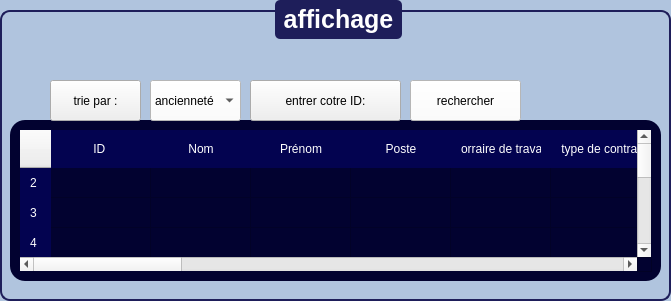
      <widget class="QGroupBox" name="groupBox_28">
       <property name="geometry">
        <rect>
         <x>670</x>
         <y>30</y>
         <width>671</width>
         <height>301</height>
        </rect>
       </property>
       <property name="styleSheet">
        <string notr="true">QGroupBox {
    font-family: &quot;Arial&quot;;
    font-size: 25px;
    font-weight: bold;
    color: #0A0A2A;
    border: 2px solid #1E1E5A;
    border-radius: 10px;
    margin-top: 10px;
    background-color: #B0C4DE;
}

QGroupBox::title {
    subcontrol-origin: margin;
    subcontrol-position: top center;
    padding: 5px;
    background-color: #1E1E5A;
    color: white;
    border-radius: 5px;
}
</string>
       </property>
       <property name="title">
        <string>affichage</string>
       </property>
       <widget class="QPushButton" name="pushButton_79">
        <property name="geometry">
         <rect>
          <x>370</x>
          <y>420</y>
          <width>81</width>
          <height>51</height>
         </rect>
        </property>
        <property name="styleSheet">
         <string notr="true">QLineEdit, QDateTimeEdit {
    font-family: &quot;Arial&quot;;
    font-size: 14px;
    color: white;
    background-color: #0A0A2A;
    border: 2px solid #1E1E5A;
    border-radius: 5px;
    padding: 5px;
}

QPushButton {
    font-family: &quot;Arial Black&quot;;
    font-size: 14px;
    color: white;
    background-color: #0A0A2A;
    border: 2px solid #1E1E5A;
    border-radius: 5px;
    padding: 5px;
}

QPushButton:hover {
    background-color: #1E1E5A;
}
</string>
        </property>
        <property name="text">
         <string>modifier</string>
        </property>
        <property name="icon">
         <iconset>
          <normaloff>:/icons/icones/addition.png</normaloff>:/icons/icones/addition.png</iconset>
        </property>
        <property name="iconSize">
         <size>
          <width>20</width>
          <height>20</height>
         </size>
        </property>
       </widget>
       <widget class="QTableWidget" name="tableWidget_5">
        <property name="geometry">
         <rect>
          <x>10</x>
          <y>120</y>
          <width>651</width>
          <height>161</height>
         </rect>
        </property>
        <property name="styleSheet">
         <string notr="true">QTableWidget {
    background-color: #020230;
    color: white;
    border-radius: 15px;
    padding: 10px;
    font-size: 16px;
    border: none;
}

QTableWidget::item {
    padding: 10px;
}

QTableWidget::item:selected {
    background-color: #5555FF;
    color: white;
}

QHeaderView::section {
    background-color: #030350;
    color: white;
    padding: 10px;
    border: none;
}</string>
        </property>
        <property name="rowCount">
         <number>6</number>
        </property>
        <property name="columnCount">
         <number>20</number>
        </property>
        <row>
         <property name="text">
          <string>2</string>
         </property>
        </row>
        <row>
         <property name="text">
          <string>3</string>
         </property>
        </row>
        <row>
         <property name="text">
          <string>4</string>
         </property>
        </row>
        <row>
         <property name="text">
          <string>5</string>
         </property>
        </row>
        <row>
         <property name="text">
          <string>6</string>
         </property>
        </row>
        <row/>
        <column>
         <property name="text">
          <string>ID </string>
         </property>
        </column>
        <column>
         <property name="text">
          <string>Nom</string>
         </property>
        </column>
        <column>
         <property name="text">
          <string>Prénom</string>
         </property>
        </column>
        <column>
         <property name="text">
          <string>Poste</string>
         </property>
        </column>
        <column>
         <property name="text">
          <string>horraire de travail</string>
         </property>
        </column>
        <column>
         <property name="text">
          <string>type de contrat</string>
         </property>
        </column>
        <column>
         <property name="text">
          <string/>
         </property>
        </column>
        <column/>
        <column/>
        <column/>
        <column/>
        <column/>
        <column/>
        <column/>
        <column/>
        <column/>
        <column/>
        <column/>
        <column/>
        <column/>
        <item row="0" column="7">
         <property name="text">
          <string>ID evenement</string>
         </property>
        </item>
        <item row="0" column="8">
         <property name="text">
          <string>Lieux evenement</string>
         </property>
        </item>
        <item row="0" column="9">
         <property name="text">
          <string>Date</string>
         </property>
        </item>
        <item row="0" column="10">
         <property name="text">
          <string>Tupe d evenement</string>
         </property>
        </item>
        <item row="0" column="11">
         <property name="text">
          <string>Confidentialite</string>
         </property>
        </item>
        <item row="0" column="12">
         <property name="text">
          <string>Respesable</string>
         </property>
        </item>
        <item row="0" column="13">
         <property name="text">
          <string>Capacite</string>
         </property>
        </item>
        <item row="5" column="7">
         <property name="text">
          <string/>
         </property>
        </item>
        <item row="5" column="8">
         <property name="text">
          <string/>
         </property>
        </item>
        <item row="5" column="9">
         <property name="text">
          <string/>
         </property>
        </item>
        <item row="5" column="10">
         <property name="text">
          <string/>
         </property>
        </item>
        <item row="5" column="11">
         <property name="text">
          <string/>
         </property>
        </item>
        <item row="5" column="12">
         <property name="text">
          <string/>
         </property>
        </item>
        <item row="5" column="13">
         <property name="text">
          <string/>
         </property>
        </item>
        <item row="5" column="15">
         <property name="text">
          <string/>
         </property>
        </item>
        <item row="5" column="16">
         <property name="text">
          <string/>
         </property>
        </item>
        <item row="5" column="17">
         <property name="text">
          <string/>
         </property>
        </item>
        <item row="5" column="18">
         <property name="text">
          <string/>
         </property>
        </item>
        <item row="5" column="19">
         <property name="text">
          <string/>
         </property>
        </item>
       </widget>
       <widget class="QPushButton" name="search_6">
        <property name="geometry">
         <rect>
          <x>410</x>
          <y>80</y>
          <width>111</width>
          <height>41</height>
         </rect>
        </property>
        <property name="minimumSize">
         <size>
          <width>111</width>
          <height>18</height>
         </size>
        </property>
        <property name="styleSheet">
         <string notr="true">background-color: rgb(255, 255, 255);</string>
        </property>
        <property name="text">
         <string>rechercher</string>
        </property>
       </widget>
       <widget class="QComboBox" name="comboBox_2">
        <property name="geometry">
         <rect>
          <x>150</x>
          <y>80</y>
          <width>91</width>
          <height>41</height>
         </rect>
        </property>
        <property name="styleSheet">
         <string notr="true">background-color: rgb(255, 255, 255);</string>
        </property>
        <item>
         <property name="text">
          <string>ancienneté</string>
         </property>
        </item>
        <item>
         <property name="text">
          <string>poste</string>
         </property>
        </item>
        <item>
         <property name="text">
          <string>spécialité</string>
         </property>
        </item>
       </widget>
       <widget class="QPushButton" name="certificat_6">
        <property name="geometry">
         <rect>
          <x>50</x>
          <y>80</y>
          <width>91</width>
          <height>41</height>
         </rect>
        </property>
        <property name="styleSheet">
         <string notr="true">QPushButton {
    background-color: #E8F1FF; /* Couleur de fond initiale */
    color: #000000; /* Couleur du texte */
    border: none;
    font-size: 16px; /* Augmenter la taille du texte */
    font-weight: bold;
    padding: 12px; /* Espacement pour agrandir le bouton */
    border-radius: 8px;
    text-align: center; /* Centrer le texte */
    qproperty-iconSize: 32px 32px; /* Agrandir l'icône */
}

QPushButton:hover {
    background-color: #D0E3FF; /* Couleur au survol */
}

QPushButton:pressed {
    background-color: #1461C7; /* Bleu foncé lorsqu'on clique */
    color: white;
}
url(:/icons/icones/14.png)</string>
        </property>
        <property name="text">
         <string>trie par :</string>
        </property>
        <property name="icon">
         <iconset>
          <normaloff>:/icons/icones/briefing.png</normaloff>:/icons/icones/briefing.png</iconset>
        </property>
       </widget>
       <widget class="QPushButton" name="certificat_7">
        <property name="geometry">
         <rect>
          <x>250</x>
          <y>80</y>
          <width>151</width>
          <height>41</height>
         </rect>
        </property>
        <property name="styleSheet">
         <string notr="true">QPushButton {
    background-color: #E8F1FF; /* Couleur de fond initiale */
    color: #000000; /* Couleur du texte */
    border: none;
    font-size: 16px; /* Augmenter la taille du texte */
    font-weight: bold;
    padding: 12px; /* Espacement pour agrandir le bouton */
    border-radius: 8px;
    text-align: center; /* Centrer le texte */
    qproperty-iconSize: 32px 32px; /* Agrandir l'icône */
}

QPushButton:hover {
    background-color: #D0E3FF; /* Couleur au survol */
}

QPushButton:pressed {
    background-color: #1461C7; /* Bleu foncé lorsqu'on clique */
    color: white;
}
url(:/icons/icones/14.png)</string>
        </property>
        <property name="text">
         <string>entrer cotre ID:</string>
        </property>
        <property name="icon">
         <iconset>
          <normaloff>:/icons/icones/briefing.png</normaloff>:/icons/icones/briefing.png</iconset>
        </property>
       </widget>
      </widget>
